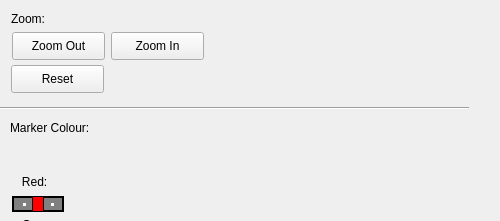
        <widget class="QWidget" name="tools_Page">
         <property name="geometry">
          <rect>
           <x>0</x>
           <y>0</y>
           <width>500</width>
           <height>221</height>
          </rect>
         </property>
         <attribute name="label">
          <string>Tools</string>
         </attribute>
         <widget class="QLabel" name="zoom_Label">
          <property name="geometry">
           <rect>
            <x>11</x>
            <y>11</y>
            <width>37</width>
            <height>16</height>
           </rect>
          </property>
          <property name="text">
           <string>Zoom:</string>
          </property>
         </widget>
         <widget class="QPushButton" name="zoom_Reset_Button">
          <property name="geometry">
           <rect>
            <x>11</x>
            <y>65</y>
            <width>93</width>
            <height>28</height>
           </rect>
          </property>
          <property name="text">
           <string>Reset</string>
          </property>
         </widget>
         <widget class="Line" name="seperator">
          <property name="geometry">
           <rect>
            <x>0</x>
            <y>100</y>
            <width>469</width>
            <height>16</height>
           </rect>
          </property>
          <property name="orientation">
           <enum>Qt::Horizontal</enum>
          </property>
         </widget>
         <widget class="QLabel" name="colour_Label">
          <property name="geometry">
           <rect>
            <x>10</x>
            <y>120</y>
            <width>85</width>
            <height>16</height>
           </rect>
          </property>
          <property name="text">
           <string>Marker Colour:</string>
          </property>
         </widget>
         <widget class="Line" name="seperator_2">
          <property name="geometry">
           <rect>
            <x>11</x>
            <y>380</y>
            <width>469</width>
            <height>16</height>
           </rect>
          </property>
          <property name="orientation">
           <enum>Qt::Horizontal</enum>
          </property>
         </widget>
         <widget class="QLabel" name="label_2">
          <property name="geometry">
           <rect>
            <x>11</x>
            <y>387</y>
            <width>119</width>
            <height>16</height>
           </rect>
          </property>
          <property name="text">
           <string>Image Manipulation:</string>
          </property>
         </widget>
         <widget class="QPushButton" name="zoom_In_Button">
          <property name="geometry">
           <rect>
            <x>111</x>
            <y>32</y>
            <width>93</width>
            <height>28</height>
           </rect>
          </property>
          <property name="text">
           <string>Zoom In</string>
          </property>
         </widget>
         <widget class="QPushButton" name="zoom_Out_Button">
          <property name="geometry">
           <rect>
            <x>12</x>
            <y>32</y>
            <width>93</width>
            <height>28</height>
           </rect>
          </property>
          <property name="text">
           <string>Zoom Out</string>
          </property>
         </widget>
         <widget class="QScrollBar" name="horizontal_Scroll_Bar_Red">
          <property name="geometry">
           <rect>
            <x>12</x>
            <y>196</y>
            <width>52</width>
            <height>16</height>
           </rect>
          </property>
          <property name="autoFillBackground">
           <bool>false</bool>
          </property>
          <property name="styleSheet">
           <string notr="true">QScrollBar:horizontal {
    border: 0px solid white;
    background: qlineargradient(spread:pad, x1:0, y1:0, x2:1, y2:0, stop:0 rgba(0, 0, 0, 255), stop:1 rgba(255, 255, 255, 255));
    height: 15px;
    margin: 0px 20px 0 20px;
}

QScrollBar::handle:horizontal {
    background: rgb(255, 0, 0);
    min-width: 20px;
	border: 1px solid black;
}

QScrollBar:left-arrow:horizontal, QScrollBar::right-arrow:horizontal {
    border: 2px solid grey;
    width: 3px;
    height: 3px;
    background: white;
}

QScrollBar::add-page:horizontal, QScrollBar::sub-page:horizontal {
    background: none;
}

QScrollBar::add-line:horizontal {
    border: 2px solid black;
    background:grey;
    width: 20px;
    subcontrol-position: right;
    subcontrol-origin: margin;
}

QScrollBar::sub-line:horizontal {
    border: 2px solid black;
    background: grey;
    width: 20px;
    subcontrol-position: left;
    subcontrol-origin: margin;
}</string>
          </property>
          <property name="maximum">
           <number>255</number>
          </property>
          <property name="orientation">
           <enum>Qt::Horizontal</enum>
          </property>
         </widget>
         <widget class="QLabel" name="label_Red">
          <property name="geometry">
           <rect>
            <x>12</x>
            <y>174</y>
            <width>39</width>
            <height>16</height>
           </rect>
          </property>
          <property name="text">
           <string>   Red:</string>
          </property>
         </widget>
         <widget class="QLabel" name="label_Blue">
          <property name="geometry">
           <rect>
            <x>12</x>
            <y>260</y>
            <width>42</width>
            <height>16</height>
           </rect>
          </property>
          <property name="text">
           <string>   Blue:</string>
          </property>
         </widget>
         <widget class="QLabel" name="label_Green">
          <property name="geometry">
           <rect>
            <x>12</x>
            <y>217</y>
            <width>52</width>
            <height>16</height>
           </rect>
          </property>
          <property name="text">
           <string>   Green:</string>
          </property>
         </widget>
         <widget class="QScrollBar" name="horizontal_Scroll_Bar_Green">
          <property name="geometry">
           <rect>
            <x>12</x>
            <y>239</y>
            <width>52</width>
            <height>16</height>
           </rect>
          </property>
          <property name="styleSheet">
           <string notr="true">QScrollBar:horizontal {
    border: 0px solid white;
    background: qlineargradient(spread:pad, x1:0, y1:0, x2:1, y2:0, stop:0 rgba(0, 0, 0, 255), stop:1 rgba(255, 255, 255, 255));
    height: 15px;
    margin: 0px 20px 0 20px;
}

QScrollBar::handle:horizontal {
    background: rgb(0, 255, 0);
    min-width: 20px;
	border: 1px solid black;
}

QScrollBar:left-arrow:horizontal, QScrollBar::right-arrow:horizontal {
    border: 2px solid grey;
    width: 3px;
    height: 3px;
    background: white;
}

QScrollBar::add-page:horizontal, QScrollBar::sub-page:horizontal {
    background: none;
}

QScrollBar::add-line:horizontal {
    border: 2px solid black;
    background:grey;
    width: 20px;
    subcontrol-position: right;
    subcontrol-origin: margin;
}

QScrollBar::sub-line:horizontal {
    border: 2px solid black;
    background: grey;
    width: 20px;
    subcontrol-position: left;
    subcontrol-origin: margin;
}</string>
          </property>
          <property name="maximum">
           <number>255</number>
          </property>
          <property name="value">
           <number>255</number>
          </property>
          <property name="orientation">
           <enum>Qt::Horizontal</enum>
          </property>
         </widget>
         <widget class="QScrollBar" name="horizontal_Scroll_Bar_Blue">
          <property name="geometry">
           <rect>
            <x>12</x>
            <y>282</y>
            <width>52</width>
            <height>16</height>
           </rect>
          </property>
          <property name="styleSheet">
           <string notr="true">QScrollBar:horizontal {
    border: 0px solid white;
    background: qlineargradient(spread:pad, x1:0, y1:0, x2:1, y2:0, stop:0 rgba(0, 0, 0, 255), stop:1 rgba(255, 255, 255, 255));
    height: 15px;
    margin: 0px 20px 0 20px;
}

QScrollBar::handle:horizontal {
    background: rgb(0, 0, 255);
    min-width: 20px;
	border: 1px solid black;
}

QScrollBar:left-arrow:horizontal, QScrollBar::right-arrow:horizontal {
    border: 2px solid grey;
    width: 3px;
    height: 3px;
    background: white;
}

QScrollBar::add-page:horizontal, QScrollBar::sub-page:horizontal {
    background: none;
}

QScrollBar::add-line:horizontal {
    border: 2px solid black;
    background:grey;
    width: 20px;
    subcontrol-position: right;
    subcontrol-origin: margin;
}

QScrollBar::sub-line:horizontal {
    border: 2px solid black;
    background: grey;
    width: 20px;
    subcontrol-position: left;
    subcontrol-origin: margin;
}</string>
          </property>
          <property name="maximum">
           <number>255</number>
          </property>
          <property name="orientation">
           <enum>Qt::Horizontal</enum>
          </property>
         </widget>
         <widget class="QToolButton" name="colour_Selector_Button">
          <property name="geometry">
           <rect>
            <x>37</x>
            <y>303</y>
            <width>27</width>
            <height>22</height>
           </rect>
          </property>
          <property name="text">
           <string>...</string>
          </property>
         </widget>
         <widget class="QCheckBox" name="checkBox">
          <property name="geometry">
           <rect>
            <x>59</x>
            <y>409</y>
            <width>120</width>
            <height>20</height>
           </rect>
          </property>
          <property name="text">
           <string>Average Images</string>
          </property>
         </widget>
        </widget>
